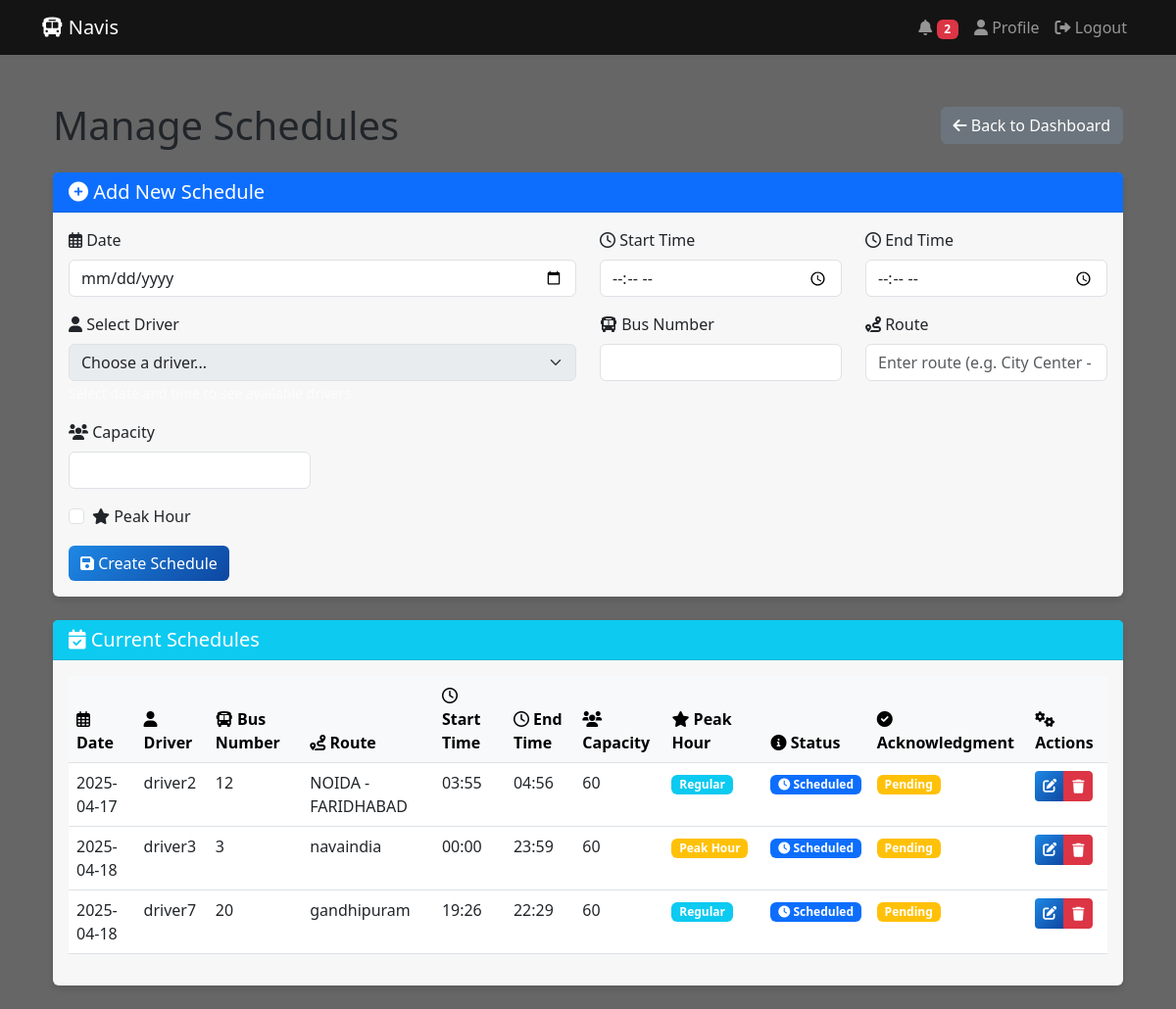
/schedules (signed in), run on an earlier commit of the app's database.
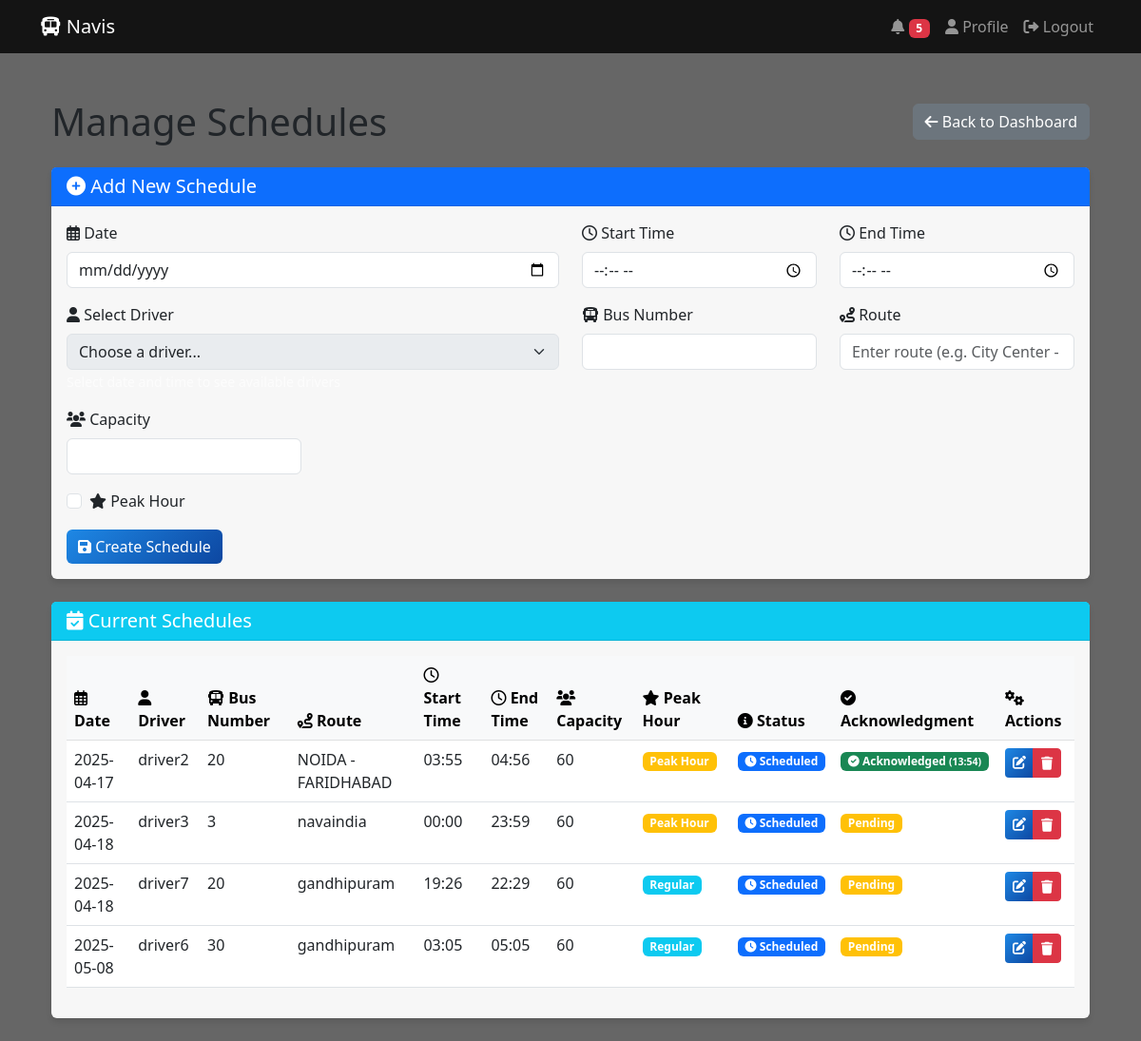
And on a later commit of the database.
### app.py (models this page shows)
class Schedule(db.Model):
    id = db.Column(db.Integer, primary_key=True)
    date = db.Column(db.Date, nullable=False)
    start_time = db.Column(db.DateTime, nullable=False)
    end_time = db.Column(db.DateTime, nullable=False)
    route = db.Column(db.String(100), nullable=False)
    bus_number = db.Column(db.String(20), nullable=False)
    capacity = db.Column(db.Integer, nullable=False)
    assigned_driver = db.Column(db.String(150), db.ForeignKey('user.username'))
    is_peak_hour = db.Column(db.Boolean, default=False)
    schedule_type = db.Column(db.String(20), default='regular')
    created_by = db.Column(db.String(150), db.ForeignKey('user.username'))
    created_at = db.Column(db.DateTime, default=datetime.utcnow)
    last_modified = db.Column(db.DateTime, default=datetime.utcnow)
    status = db.Column(db.String(20), default='pending')  # pending, assigned, acknowledged, completed
    driver_acknowledged = db.Column(db.Boolean, default=False)
    acknowledgment_time = db.Column(db.DateTime)

### app.py (the view)
@app.route('/schedules')
@login_required
def manage_schedules():
    if current_user.role != 'admin':
        flash('Access denied!', 'danger')
        return redirect(url_for('driver_dashboard'))
    schedules = Schedule.query.order_by(
        Schedule.date.asc(),
        Schedule.start_time.asc()
    ).all()
    drivers = User.query.filter_by(role='driver').all()
    return render_template('manage_schedules.html',
                         schedules=schedules,
                         drivers=drivers,
                         today=date.today())

### app.py (called while the page is built)
@login_manager.user_loader
def load_user(user_id):
    return User.query.get(int(user_id))

@app.context_processor
def inject_user():
    return dict(current_user=current_user)

@app.context_processor
def inject_notifications():
    unread_count = 0
    if current_user.is_authenticated:
        unread_count = Notification.query.filter_by(
            recipient_username=current_user.username,
            is_read=False
        ).count()
    return dict(unread_count=unread_count)

### templates/manage_schedules.html (shortened to what this page needs)
{% extends "base.html" %}
{% block content %}
<div class="container py-4">
    <div class="d-flex justify-content-between align-items-center mb-4">
        <h1 class="mb-0">Manage Schedules</h1>
        <div>
            <a href="{{ url_for('admin_dashboard') }}" class="btn btn-secondary">
                <i class="fas fa-arrow-left"></i> Back to Dashboard
            </a>
        </div>
    </div>
    <div class="card mb-4">
        <div class="card-header bg-primary text-white">
            <h5 class="card-title mb-0"><i class="fas fa-plus-circle"></i> Add New Schedule</h5>
        </div>
        <div class="card-body">
            <form id="addScheduleForm" action="{{ url_for('add_schedule') }}" method="POST">
                <div class="row">
                    <div class="col-md-6 mb-3">
                        <label for="date" class="form-label">
                            <i class="far fa-calendar-alt"></i> Date
                        </label>
                        <input type="date" class="form-control" id="date" name="date"
                               min="{{ today.strftime('%Y-%m-%d') }}" required>
                    </div>
                    <div class="col-md-3 mb-3">
                        <label for="start_time" class="form-label">
                            <i class="far fa-clock"></i> Start Time
                        </label>
                        <input type="time" class="form-control" id="start_time" name="start_time" required>
                    </div>
                    <div class="col-md-3 mb-3">
                        <label for="end_time" class="form-label">
                            <i class="far fa-clock"></i> End Time
                        </label>
                        <input type="time" class="form-control" id="end_time" name="end_time" required>
                    </div>
                </div>
                <div class="row">
                    <div class="col-md-6 mb-3">
                        <label for="driver" class="form-label">
                            <i class="fas fa-user"></i> Select Driver
                        </label>
                        <select class="form-select" id="driver" name="driver" required disabled>
                            <option value="">Choose a driver...</option>
                        </select>
                        <small class="text-muted">Select date and time to see available drivers</small>
                    </div>
                    <div class="col-md-3 mb-3">
                        <label for="bus_number" class="form-label">
                            <i class="fas fa-bus"></i> Bus Number
                        </label>
                        <input type="text" class="form-control" id="bus_number" name="bus_number"
                               pattern="[A-Z0-9-]+" title="Bus number can only contain uppercase letters, numbers, and hyphens"
                               required>
                    </div>
                    <div class="col-md-3 mb-3">
                        <label for="route" class="form-label">
                            <i class="fas fa-route"></i> Route
                        </label>
                        <input type="text" class="form-control" id="route" name="route"
                               placeholder="Enter route (e.g. City Center - Airport)"
                               required>
                    </div>
                    <div class="col-md-3 mb-3">
                        <label for="capacity" class="form-label">
                            <i class="fas fa-users"></i> Capacity
                        </label>
                        <input type="number" class="form-control" id="capacity" name="capacity"
                               min="1" max="100" required>
                    </div>
                </div>
                <div class="row">
                    <div class="col-12">
                        <div class="form-check">
                            <input type="checkbox" class="form-check-input" id="is_peak_hour" name="is_peak_hour">
                            <label class="form-check-label" for="is_peak_hour">
                                <i class="fas fa-star"></i> Peak Hour
                            </label>
                        </div>
                    </div>
                </div>
                <div class="row mt-3">
                    <div class="col-12">
                        <button type="submit" class="btn btn-primary">
                            <i class="fas fa-save"></i> Create Schedule
                        </button>
                    </div>
                </div>
            </form>
        </div>
    </div>
    <div class="card">
        <div class="card-header bg-info text-white">
            <h5 class="card-title mb-0"><i class="fas fa-calendar-check"></i> Current Schedules</h5>
        </div>
        <div class="card-body">
            <div class="table-responsive">
                <table class="table table-hover">
                    <thead class="table-light">
                        <tr>
                            <th><i class="far fa-calendar-alt"></i> Date</th>
                            <th><i class="fas fa-user"></i> Driver</th>
                            <th><i class="fas fa-bus"></i> Bus Number</th>
                            <th><i class="fas fa-route"></i> Route</th>
                            <th><i class="far fa-clock"></i> Start Time</th>
                            <th><i class="far fa-clock"></i> End Time</th>
                            <th><i class="fas fa-users"></i> Capacity</th>
                            <th><i class="fas fa-star"></i> Peak Hour</th>
                            <th><i class="fas fa-info-circle"></i> Status</th>
                            <th><i class="fas fa-check-circle"></i> Acknowledgment</th>
                            <th><i class="fas fa-cogs"></i> Actions</th>
                        </tr>
                    </thead>
                    <tbody>
                        {% if schedules %}
                            {% for schedule in schedules %}
                            <tr>
                                <td>{{ schedule.date.strftime('%Y-%m-%d') }}</td>
                                <td>{{ schedule.assigned_driver }}</td>
                                <td>{{ schedule.bus_number }}</td>
                                <td>{{ schedule.route }}</td>
                                <td>{{ schedule.start_time.strftime('%H:%M') }}</td>
                                <td>{{ schedule.end_time.strftime('%H:%M') }}</td>
                                <td>{{ schedule.capacity }}</td>
                                <td>
                                    <span class="badge {% if schedule.is_peak_hour %}bg-warning{% else %}bg-info{% endif %}">
                                        {{ 'Peak Hour' if schedule.is_peak_hour else 'Regular' }}
                                    </span>
                                </td>
                                <td>
                                    {% if schedule.status == 'completed' %}
                                        <span class="badge bg-success"><i class="fas fa-check-circle"></i> Completed</span>
                                    {% elif schedule.status == 'cancelled' %}
                                        <span class="badge bg-danger"><i class="fas fa-times-circle"></i> Cancelled</span>
                                    {% else %}
                                        <span class="badge bg-primary"><i class="fas fa-clock"></i> Scheduled</span>
                                    {% endif %}
                                </td>
                                <td>
                                    {% if schedule.driver_acknowledged %}
                                    <span class="badge bg-success">
                                        <i class="fas fa-check-circle"></i> Acknowledged
                                        {% if schedule.acknowledgment_time %}
                                        <small>({{ schedule.acknowledgment_time.strftime('%H:%M') }})</small>
                                        {% endif %}
                                    </span>
                                    {% else %}
                                    <span class="badge bg-warning">Pending</span>
                                    {% endif %}
                                </td>
                                <td>
                                    <div class="btn-group">
                                        <a href="{{ url_for('edit_schedule', id=schedule.id) }}" class="btn btn-sm btn-primary">
                                            <i class="fas fa-edit"></i>
                                        </a>
                                        <button class="btn btn-sm btn-danger delete-schedule"
                                                data-schedule-id="{{ schedule.id }}"
                                                onclick="confirmDelete({{ schedule.id }})">
                                            <i class="fas fa-trash"></i>
                                        </button>
                                    </div>
                                </td>
                            </tr>
                            {% endfor %}
                        {% else %}
                            <tr>
                                <td colspan="11" class="text-center">No schedules found</td>
                            </tr>
                        {% endif %}
                    </tbody>
                </table>
            </div>
        </div>
    </div>
</div>
{% endblock %}

### templates/base.html (shortened to what this page needs)
<!DOCTYPE html>
<html lang="en">
<head>
    <link href="https://cdn.jsdelivr.net/npm/bootstrap@5.3.0/dist/css/bootstrap.min.css" rel="stylesheet">
    <link rel="stylesheet" href="https://cdn.jsdelivr.net/npm/bootstrap-icons@1.7.2/font/bootstrap-icons.css">
    <link rel="stylesheet" href="https://cdnjs.cloudflare.com/ajax/libs/font-awesome/6.0.0/css/all.min.css">
</head>
<body>
    <nav class="navbar navbar-expand-lg navbar-dark">
        <div class="container">
            <a class="navbar-brand" href="{{ url_for('index') }}">
                <i class="fas fa-bus"></i> Navis
            </a>
            <div class="collapse navbar-collapse" id="navbarNav">
                <ul class="navbar-nav ms-auto">
                    {% if current_user.is_authenticated %}
                        <li class="nav-item">
                            <a class="nav-link" href="{{ url_for('notifications') }}">
                                <i class="fas fa-bell"></i>
                                {% if unread_count > 0 %}
                                    <span class="badge bg-danger">{{ unread_count }}</span>
                                {% endif %}
                            </a>
                        </li>
                        <li class="nav-item">
                            <a class="nav-link" href="{{ url_for('profile') }}">
                                <i class="fas fa-user"></i> Profile
                            </a>
                        </li>
                        <li class="nav-item">
                            <a class="nav-link" href="{{ url_for('logout') }}">
                                <i class="fas fa-sign-out-alt"></i> Logout
                            </a>
                        </li>
                    {% else %}
                        <li class="nav-item">
                            <a class="nav-link" href="{{ url_for('login') }}">
                                <i class="fas fa-sign-in-alt"></i> Login
                            </a>
                        </li>
                    {% endif %}
                </ul>
            </div>
        </div>
    </nav>
    <div class="container mt-4">
        {% block content %}{% endblock %}
    </div>
</body>
</html>

What changed in the data, as far as the page shows it:
changed Schedule "driver2": bus_number "12" → "20"; is_peak_hour "Regular" → "Peak Hour"; acknowledgment_time (not shown) → "13:54"; driver_acknowledged "Pending" → "Acknowledged ( )"
added Schedule: date "2025-05-08", assigned_driver "driver6", bus_number "30", route "gandhipuram", start_time "03:05", end_time "05:05", capacity "60", is_peak_hour "Regular", status "scheduled" (drawn), driver_acknowledged "Pending"
Also different on the page:
{{ unread_count }}: "2" → "5"
